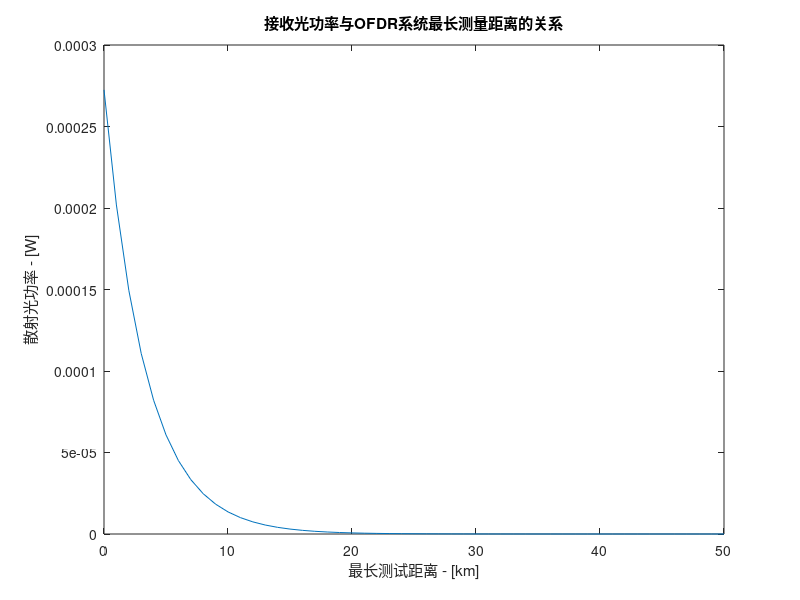

This chart was generated by the following MATLAB code:
clc;close all;
r=50;
z=(0:r)/r;
a=0.3;k=0.5;x=0.99;h=a*1e-6;
c=sqrt(h*k*(1-k)*x);
s=c*exp(-a*z*r);
plot(z*r,s),xlabel('最长测试距离 - [km]'),ylabel('散射光功率 - [W]');
title('接收光功率与OFDR系统最长测量距离的关系');